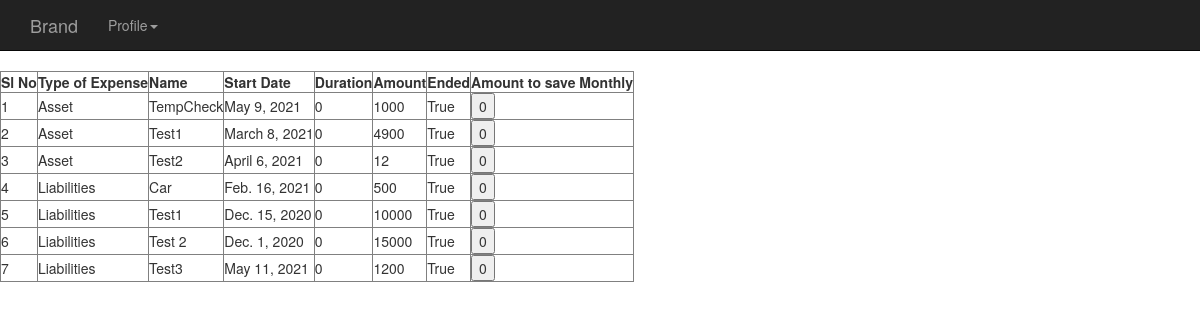
Screenshot of /emergency/test/ (signed in) with the database file from the repository.
### Base/models.py (models this page shows)
class addUserInvestment(models.Model):
    user = models.ForeignKey(User,on_delete=models.CASCADE)
    investment_name =  models.CharField(max_length = 50,default = "")
    investment_date = models.DateField(default = "")
    investment_amount = models.PositiveIntegerField(default = 0)
    investment_repeat_frequency = models.PositiveIntegerField(default = 0)
    investment_duration_count = models.PositiveIntegerField(default = 0)

class addUserExpense(models.Model):
    user = models.ForeignKey(User,on_delete=models.CASCADE)
    expense_name =  models.CharField(max_length = 50,default = "")
    expense_date = models.DateField(default = "")
    expense_amount = models.PositiveIntegerField(default = 0)
    expense_repeat_frequency = models.PositiveIntegerField(default = 0)
    expense_duration_count = models.PositiveIntegerField(default = 0)

### Emergency/views.py (the view, shortened to what this page needs)
def test(response):
    liabilities = addUserExpense.objects.filter(user=User.objects.get(username=response.user.username))
    assets = addUserInvestment.objects.filter(user=User.objects.get(username=response.user.username))
    ct = 1
    expenses = []
    today = datetime.date.today()
    totalPortfolio = {}
    for i in assets:
        temp = [ct,"Asset",i.investment_name,i.investment_date,i.investment_duration_count,i.investment_amount]
        ans = i.investment_date
        finalDate = addMonths(ans,i.investment_duration_count)
        ct += 1
        temp.append(today>finalDate)
        if temp[-1]:
            temp.append(0)
        expenses.append(temp)
    for i in liabilities:
        temp = [ct,"Liabilities",i.expense_name,i.expense_date,i.expense_duration_count,i.expense_amount]
        ans = i.expense_date
        finalDate = addMonths(ans,i.expense_duration_count)
        ct += 1
        temp.append(today>finalDate)
        if temp[-1]:
            temp.append(0)
        expenses.append(temp)
    ctxt = {'expense' : expenses}
    if response.method == 'POST':
        if "portfolio1" in response.POST:
            print("test")
    return render(response,"Emergency/baseEmergency.html",context = ctxt)

### Emergency/views.py (called while the page is built)
def addMonths(start,duration):
    date,month,year = start.day,start.month+duration,start.year
    addYears = month//12
    month = month%12 + 1
    year += addYears
    return datetime.date(year,month,date)

### templates/Emergency/baseEmergency.html (shortened to what this page needs)
{% extends "base.html" %}
{% block body_block %}
  <form class="" method="post">
    <table border = "1">
      <tr>
        <th>Sl No</th>
        <th>Type of Expense</th>
        <th>Name</th>
        <th>Start Date</th>
        <th>Duration</th>
        <th>Amount</th>
        <th>Ended</th>
        <th>Amount to save Monthly</th>
      </tr>
      {% for i in expense %}
      <tr>
        <td>{{ i.0 }}</td>
        <td>{{ i.1 }}</td>
        <td>{{ i.2 }}</td>
        <td>{{ i.3 }}</td>
        <td>{{ i.4 }}</td>
        <td>{{ i.5 }}</td>
        <td>{{ i.6 }}</td>
        <td><button type="button" name = "portfolio1">{{ i.7 }}</button></td>
      </tr>
      {% endfor %}
    </table>
  </form>
{% endblock %}

### templates/base.html (shortened to what this page needs)
<!DOCTYPE html>
<html lang="en" dir="ltr">
  <head>
    <link rel="stylesheet" href="https://stackpath.bootstrapcdn.com/bootstrap/3.4.1/css/bootstrap.min.css">
  </head>
  <body>
    <nav class="navbar navbar-default navbar-static-top navbar-inverse">
      <div class="container">
        <ul class="nav navbar-nav">
          <li><a href="#" class="navbar-brand">Brand</a></li>
          <li class="dropdown">
              <a class="dropdown-toggle" data-toggle="dropdown" href="#">Profile<span class="caret"></span></a>
            </li>
        </ul>
      </div>
    </nav>
      {% block body_block %}{% endblock %}
  </body>
</html>

### rows the page displays
addUserInvestment: investment_name "TempCheck", investment_date "May 9, 2021"
addUserInvestment: investment_name "Test1", investment_date "March 8, 2021"
addUserInvestment: investment_name "Test2", investment_date "April 6, 2021"
addUserExpense: expense_name "Car", expense_date "Feb. 16, 2021"
addUserExpense: expense_name "Test1", expense_date "Dec. 15, 2020"
addUserExpense: expense_name "Test 2", expense_date "Dec. 1, 2020"
addUserExpense: expense_name "Test3", expense_date "May 11, 2021"

### other values shown
{{ i.0 }} "1" "2" "3" "4" "5" "6" "7"
{{ i.1 }} "Asset" "Asset" "Asset" "Liabilities" "Liabilities" "Liabilities" "Liabilities"
{{ i.4 }} "0" "0" "0" "0" "0" "0" "0"
{{ i.5 }} "1000" "4900" "12" "500" "10000" "15000" "1200"
{{ i.6 }} "True" "True" "True" "True" "True" "True" "True"
{{ i.7 }} "0" "0" "0" "0" "0" "0" "0"
